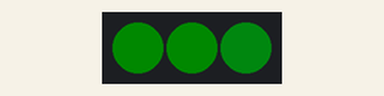
A sketch run on a simulated Arduino Uno, built with avr-gcc and run on an emulated ATmega328P. Parts: 3 RGB LEDs in strip order, left to right. Dim RGB values are drawn brighter than linear; colours are those a GRB WS2812 strip shows for the declared byte order.

Above: at 0.02 s.
At 2.04 s:
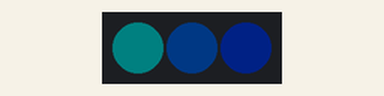
At 3.75 s:
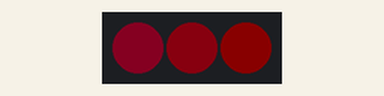
At 7.5 s:
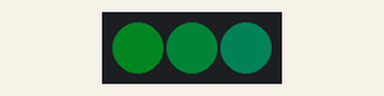
At 10.87 s:
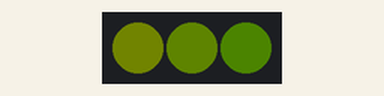
At 14.7 s:
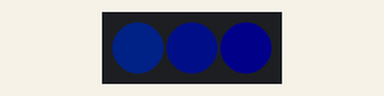
Timing chart, 0 to 15.0 s (numbered marks = the images above):
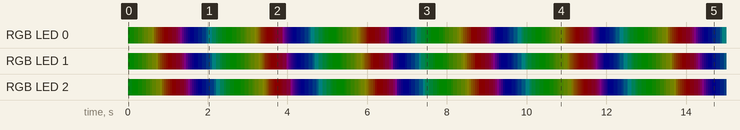

The sketch:

Blink_test_v2.ino
```cpp
#include "FastLED.h"

#define NUM_LEDS 3
#define DATA_PIN 5

CRGB leds[NUM_LEDS];
uint8_t delta = 5;
uint8_t start = 0;

void setup() {
  FastLED.addLeds<WS2812B, DATA_PIN, RGB>(leds, NUM_LEDS);
  leds[0] = CRGB::Red;
  leds[1] = CRGB::Green;
  leds[2] = CRGB::Blue;
}

void loop() {
  start += delta;
  leds[0] = CHSV(start, 255, 50);
  leds[1] = CHSV(start-2*delta, 255, 50);
  leds[2] = CHSV(start-4*delta, 255, 50);
  FastLED.show();
  delay(50);
}
```

Measured:
- by itself, RGB LED 1: off → RGB(0, 10, 0) at 0.00 s, → RGB(1, 9, 0) 0.15 s later, → RGB(2, 8, 0) 0.10 s later, → RGB(3, 7, 0) 0.10 s later, … (511 changes in this stretch)
- by itself, RGB LED 2: off → RGB(0, 9, 1) at 0.00 s, → RGB(0, 10, 0) 0.10 s later, → RGB(1, 9, 0) 0.15 s later, → RGB(2, 8, 0) 0.10 s later, … (511 changes in this stretch)
- by itself, everything shown: repeats every 12.9 s, in 233 steps
